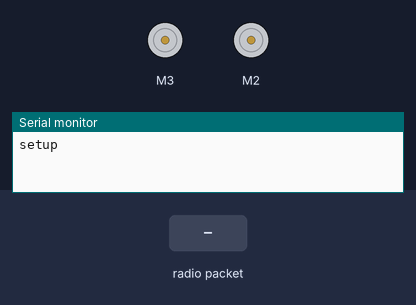
Bench run of a sketch on a simulated Arduino Mega 2560, built with avr-gcc and run on an emulated ATmega2560. Parts: 2 × DC motor (green arrow = forward, orange = backward, longer = faster), the last lines printed to the serial monitor. The inputs (shaded band) are chosen by the test bench. No radio packets arrive unless stated.

Above: at 2.2 s.
2.3 s: radio packet "l" arrives
At 2.9 s:
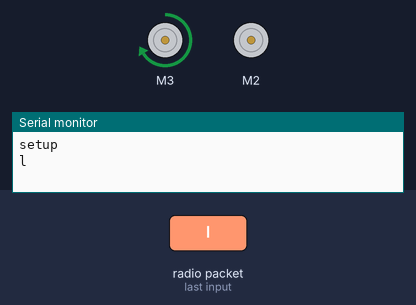
3.8 s: radio packet "r" arrives
At 5.0 s:
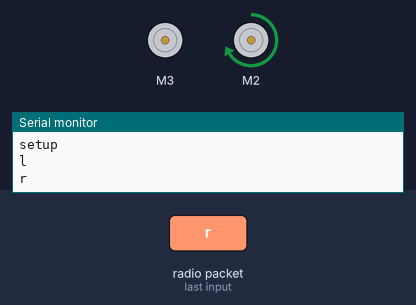
5.3 s: radio packet "u" arrives
At 6.4 s:
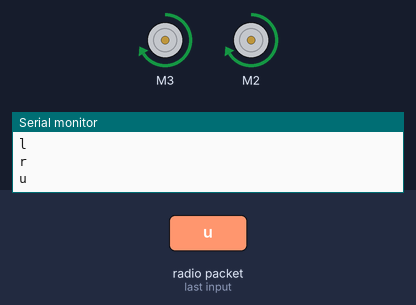
6.8 s: radio packet "d" arrives
At 7.5 s:
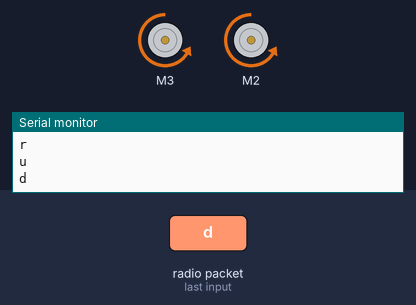
Timing chart, 0 to 9.3 s (numbered marks = the images above; inputs shaded):
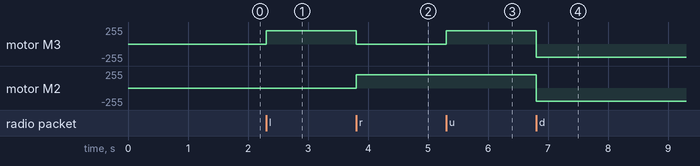

Measured:
- after the input at 2.3 s, motor M3: stopped → forward 200/255 at once
- after the input at 3.8 s, motor M3: forward 200/255 → stopped at once; motor M2: stopped → forward 200/255 at once
- after the input at 5.3 s, motor M3: stopped → forward 200/255 at once
- after the input at 6.8 s, motor M3, motor M2: forward 200/255 → backward 200/255 at once

The sketch:

probotv2_rec.ino
```cpp
#include <VirtualWire.h>
#include <AFMotor.h>

AF_DCMotor motor1(3);
AF_DCMotor motor2(2);
const int led_pin = 6;
const int transmit_pin = 12;
const int receive_pin = 52;
const int transmit_en_pin = 3;

void setup()
{
  Serial.begin(9600);
  motor1.setSpeed(200);
  motor2.setSpeed(200);

  motor1.run(RELEASE);
  motor2.run(RELEASE);

    delay(1000);
    Serial.begin(9600);  // Debugging only
    Serial.println("setup");

    // Initialise the IO and ISR
    vw_set_tx_pin(transmit_pin);
    vw_set_rx_pin(receive_pin);
    vw_set_ptt_pin(transmit_en_pin);
    vw_set_ptt_inverted(true); // Required for DR3100
    vw_setup(2000);  // Bits per sec
      vw_rx_start();       // Start the receiver PLL running


}

void left(){
 motor1.run(FORWARD);
 motor2.run(RELEASE);
}

void right(){
   motor1.run(RELEASE);
   motor2.run(FORWARD);

}

void up(){
  motor1.run(FORWARD);
  motor2.run(FORWARD);
}

void down(){
  motor1.run(BACKWARD);
  motor2.run(BACKWARD);
}

void neutral(){
   motor1.run(RELEASE);
   motor2.run(RELEASE);

}


void loop()
{
    uint8_t buf[VW_MAX_MESSAGE_LEN];
    uint8_t buflen = VW_MAX_MESSAGE_LEN;


    if (vw_get_message(buf, &buflen)) // Non-blocking
    {
     char a;
  int i;// Serial.println("hi");
  int y=0;
  for (i = 0; i < buflen; i++)
  {

         a=char(buf[i]);
          Serial.println(a);
      }

if(a=='l')
left();

if(a=='r')
right();

if(a=='u')
up();

if(a=='d')
down();

if(a=='n')
neutral();


    }
}
```
